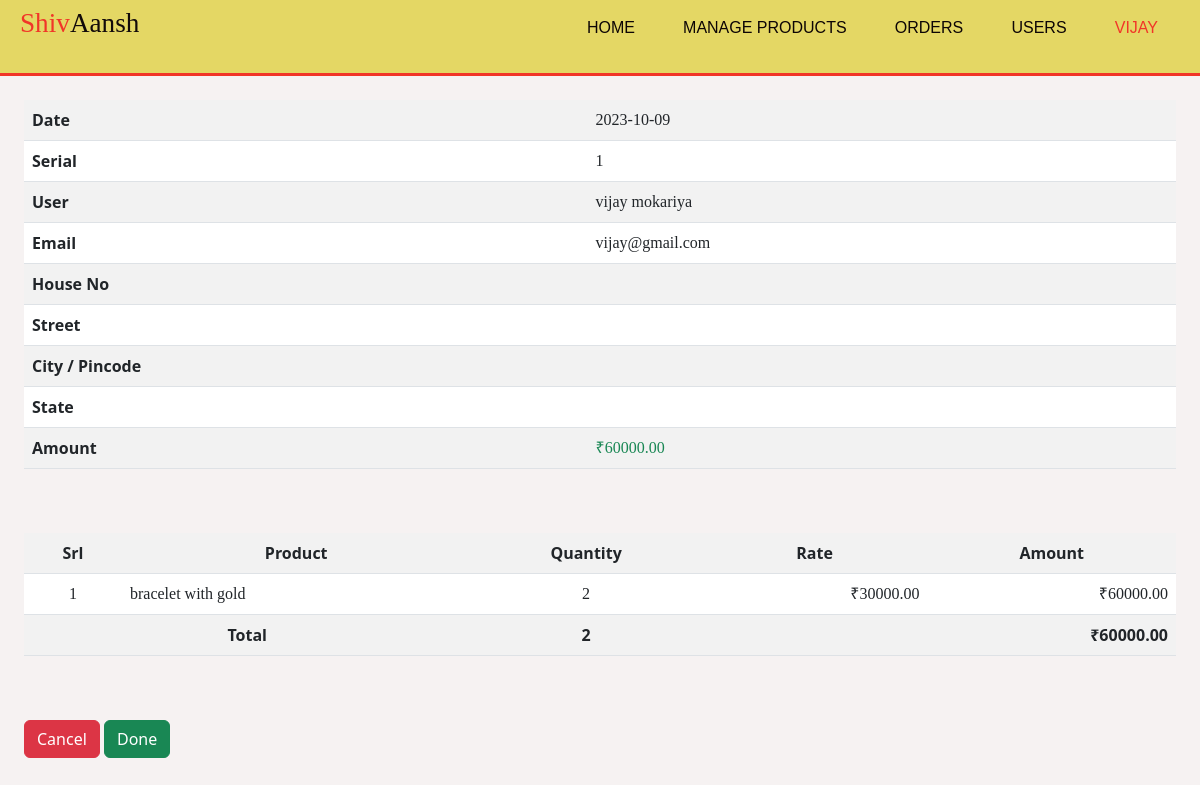
/Admin/vieworder.php?id=6 (signed in), run on the app's committed database.
### tables this page shows
CREATE TABLE IF NOT EXISTS `ordermast` (
  `id` int NOT NULL AUTO_INCREMENT,
  `userid` int NOT NULL,
  `serial` varchar(10) NOT NULL,
  `date` date NOT NULL,
  `amount` varchar(100) NOT NULL,
  `status` int NOT NULL DEFAULT '0',
  `addr1` varchar(100) NOT NULL,
  `addr2` varchar(100) NOT NULL,
  `city` varchar(100) NOT NULL,
  `state` varchar(100) NOT NULL,
  PRIMARY KEY (`id`)
);

CREATE TABLE IF NOT EXISTS `users` (
  `id` int NOT NULL AUTO_INCREMENT,
  `fname` varchar(100) NOT NULL,
  `lname` varchar(100) NOT NULL,
  `email` varchar(100) NOT NULL,
  `password` varchar(100) NOT NULL,
  PRIMARY KEY (`id`)
);

CREATE TABLE IF NOT EXISTS `oderdet` (
  `id` int NOT NULL AUTO_INCREMENT,
  `parid` int NOT NULL,
  `proid` int NOT NULL,
  `qty` int NOT NULL,
  PRIMARY KEY (`id`)
);

CREATE TABLE IF NOT EXISTS `products` (
  `id` int NOT NULL AUTO_INCREMENT,
  `name` varchar(100) NOT NULL,
  `price` int NOT NULL,
  `status` varchar(2) NOT NULL,
  `img` text NOT NULL,
  PRIMARY KEY (`id`)
);

### Admin/vieworder.php (the view, shortened to what this page needs)
<!DOCTYPE html>
<html lang="en">
<head>
    <link rel="stylesheet" href="./bootstrap/css/bootstrap.min.css">
    <link rel="stylesheet" href="./css/style.css">
    <?php
    include('include/head.php');
    ?>
</head>
<body>
    <?php include "include/header.php"; ?>
    <?php include "include/connection.php"; ?>
    <?php
    if (isset($_GET['id'])) {
        $id = $_GET['id'];
        $mststr = "SELECT * from ordermast where id = $id";
        $mstqry = mysqli_query($conn, $mststr);
        $mstdata = mysqli_fetch_array($mstqry);
        $userdata = mysqli_fetch_array(mysqli_query($conn, "select * from users where id =" . $mstdata['userid']));
    } else {
        echo "<script>window.location.href='orders.php'</script>";
    }
    ?>
    <main>
        <div class="p-4">
            <table class="table table-striped">
                <tr>
                    <th>Date</th>
                    <td><?= $mstdata['date'] ?></td>
                </tr>
                <tr>
                    <th>Serial</th>
                    <td><?= $mstdata['serial'] ?></td>
                </tr>
                <tr>
                    <th>User</th>
                    <td><?= $userdata['fname'] . ' ' . $userdata['lname'] ?></td>
                </tr>
                <tr>
                    <th>Email</th>
                    <td><?= $userdata['email'] ?></td>
                </tr>
                <tr>
                    <th>House No</th>
                    <td><?= $mstdata['addr1'] ?></td>
                </tr>
                <tr>
                    <th>Street</th>
                    <td><?= $mstdata['addr2'] ?></td>
                </tr>
                <tr>
                    <th>City / Pincode</th>
                    <td><?= $mstdata['city'] ?></td>
                </tr>
                <tr>
                    <th>State</th>
                    <td><?= $mstdata['state'] ?></td>
                </tr>
                <tr>
                    <th>Amount</th>
                    <td class='text-success'>&#8377;<?= $mstdata['amount'] ?>.00</td>
                </tr>
            </table>
        </div>
        <div class="p-4">
            <table class="table table-striped">
                <tr>
                    <th class="text-center">Srl</th>
                    <th class="text-center">Product</th>
                    <th class="text-center">Quantity</th>
                    <th class="text-center">Rate</th>
                    <th class="text-center">Amount</th>
                </tr>
                <?php
                $orddetstr = "select * from oderdet where parid = $id";
                $orddetqry = mysqli_query($conn, $orddetstr);
                $i = 0;
                $ttlqty = 0;
                while ($orddetdata = mysqli_fetch_assoc($orddetqry)) {
                    $i++;
                    $ttlqty = $ttlqty + $orddetdata['qty'];
                    $prostr = "select * from products where id =" . $orddetdata['proid'];
                    $proqry = mysqli_query($conn, $prostr);
                    $prodata = mysqli_fetch_array($proqry);
                ?>
                    <tr>
                        <td class="text-center"><?= $i ?></td>
                        <td><?= $prodata['name'] ?></td>
                        <td class="text-center"><?= $orddetdata['qty'] ?></td>
                        <td style="text-align:right">&#8377;<?= $prodata['price'] ?>.00</td>
                        <td style="text-align:right">&#8377;<?= $orddetdata['qty'] * $prodata['price'] ?>.00</td>
                    </tr>
                <?php
                }
                ?>
                <tr>
                    <th class="text-center" colspan="2">Total</th>
                    <th style="text-align:center"><?= $ttlqty ?></th>
                    <th class="text-center"></th>
                    <th style="text-align:right">&#8377;<?= $mstdata['amount'] ?>.00</th>
                </tr>
            </table>
        </div>
        <div class="p-4">
            <form action="" method="post">
                <button class="btn btn-danger" name="cancelbtn">Cancel</button>
                <button class="btn btn-success" name="donebtn">Done</button>
            </form>
        </div>
    </main>
</body>
</html>

### Admin/include/header.php (shortened to what this page needs)
<?php
include('include/connection.php');
if (!isset($_SESSION['adminid'])) {
    echo "<script>window.location.href='login.php';</script>";
} else {
    $userstr = "select * from admin where id = " . $_SESSION['adminid'];
    $userqry = mysqli_query($conn, $userstr);
    $userdata = mysqli_fetch_array($userqry);
}
?>
<header>
    <div class="logo">
        <h1><span style="color:var(--secondary)">Shiv</span>Aansh</h1>
    </div>
    <div class="menu">
        <div class="links">
            <a href="index.php" class="link" id="home">Home</a>
            <a href="manageproducts.php" class="link" id="manageproducts">Manage Products</a>
            <a href="orders.php" class="link" id="manageproducts">Orders</a>
            <a href="users.php" class="link" id="manageproducts">Users</a>
            <a href="logout.php" class="link" style="color:var(--secondary)" id="applications"><?= $userdata['name'] ?></a>
        </div>
    </div>
</header>

### Admin/css/style.css (style rules this page uses)
:root { --primary:#e4d764; --secondary:#f13528; --gray:#909090; --light:#f6f2f2; --black:#0a0707; }
* { margin: 0; padding: 0; }
body { margin: 0; padding: 0; background-color: var(--light); }
header { background-color: var(--primary); display: flex; justify-content: space-between; align-items: center; padding: 7px 20px; padding-bottom: 25px; border-bottom: solid 3px var(--secondary); }
header .logo h1 { color:#120a0a; font-family: verdana; font-size: 1.7em; }
.link { color: #0d0505; text-decoration: none; font-family: Verdana, Geneva, Tahoma, sans-serif; font-size: 1em; margin: 0 5px; padding: 5px 15px; text-transform: uppercase; border: solid 2px transparent; border-radius: 40px; transition: 0.5s; }

### Admin/css/common.css (style rules this page uses)
.table-container table th,td { padding: 10px 20px; text-align: left; font-family: verdana; font-size: 1em; }

### data on the page
ordermast: date "2023-10-09", serial "1", amount "60000"
users: fname "vijay", lname "mokariya", email "vijay@gmail.com"
oderdet: products.name "bracelet with gold", qty "2", products.price "30000", $orddetdata['qty']*$prodata['price'] "60000"

### other printed values
$userdata['name'] "VIJAY"
$ttlqty "2"
